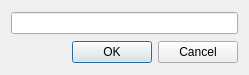
<?xml version="1.0" encoding="UTF-8"?>
<ui version="4.0">
 <class>NewSoundBoardDialog</class>
 <widget class="QDialog" name="NewSoundBoardDialog">
  <property name="windowModality">
   <enum>Qt::ApplicationModal</enum>
  </property>
  <property name="geometry">
   <rect>
    <x>0</x>
    <y>0</y>
    <width>249</width>
    <height>75</height>
   </rect>
  </property>
  <property name="windowTitle">
   <string>Set Sound Board Name</string>
  </property>
  <layout class="QVBoxLayout" name="verticalLayout">
   <item>
    <widget class="QLineEdit" name="lineEdit"/>
   </item>
   <item>
    <widget class="QDialogButtonBox" name="buttonBox">
     <property name="orientation">
      <enum>Qt::Horizontal</enum>
     </property>
     <property name="standardButtons">
      <set>QDialogButtonBox::Cancel|QDialogButtonBox::Ok</set>
     </property>
    </widget>
   </item>
  </layout>
 </widget>
 <resources/>
 <connections>
  <connection>
   <sender>buttonBox</sender>
   <signal>accepted()</signal>
   <receiver>NewSoundBoardDialog</receiver>
   <slot>accept()</slot>
   <hints>
    <hint type="sourcelabel">
     <x>248</x>
     <y>254</y>
    </hint>
    <hint type="destinationlabel">
     <x>157</x>
     <y>274</y>
    </hint>
   </hints>
  </connection>
  <connection>
   <sender>buttonBox</sender>
   <signal>rejected()</signal>
   <receiver>NewSoundBoardDialog</receiver>
   <slot>reject()</slot>
   <hints>
    <hint type="sourcelabel">
     <x>316</x>
     <y>260</y>
    </hint>
    <hint type="destinationlabel">
     <x>286</x>
     <y>274</y>
    </hint>
   </hints>
  </connection>
 </connections>
</ui>
